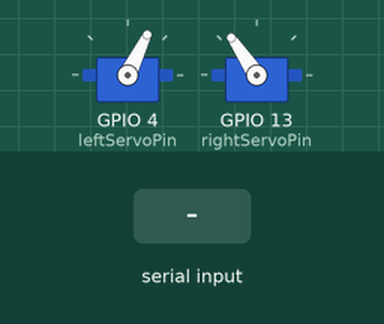
This sketch was run on a simulated ESP32. Shown: 2 × servo. The test bench sets the inputs (shaded band). Servo pulses on a pin are drawn as a servo (544–2400 µs = 0–180°); what the sketch prints to the serial monitor is not drawn.

Above: at 1.2 s.
1.3 s: "90,45\n" received over Serial
At 2.0 s:
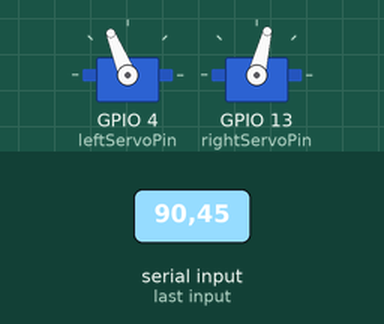
2.8 s: "90\n" received over Serial
At 3.2 s:
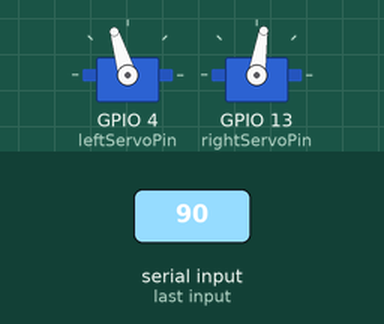
4.3 s: "30,150\n" received over Serial
At 5.5 s:
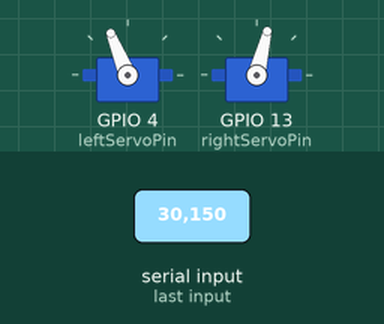
Timing chart, 0 to 7.3 s (numbered marks = the images above; inputs shaded):
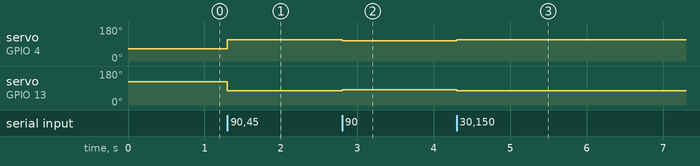

Measured:
- after the input at 1.3 s, servo on GPIO 4 (leftServoPin): 64° → 112° at once; servo on GPIO 13 (rightServoPin): 124° → 76° at once
- after the input at 2.8 s, servo on GPIO 4 (leftServoPin): 112° → 107° at once; servo on GPIO 13 (rightServoPin): 76° → 81° at once
- after the input at 4.3 s, servo on GPIO 4 (leftServoPin): 107° → 112° at once; servo on GPIO 13 (rightServoPin): 81° → 76° at once

The sketch:

HS2_SexRobotControllerFirmware.ino
```cpp
// HS2_SexRobotControllerFirmware v1.0
// Honey Select 2 Sex Robot Controller Firmware for the ESP32
// The open source sex robot is a variant (the micro-OSR2 model as some call it) of the OSR2+ by TempestVR @ https://www.patreon.com/tempestvr
// by hs2robotics - 11/2021

// ESP32 pin assignments for servos
#define leftServoPin 4
#define rightServoPin 13

// Servo zeros
// Change these to adjust arm positions
// (1500 = center)
#define leftServoZero 1450
#define rightServoZero 1575

// Servo frequency
#define servoFrequency 50

// Servo PWMs
#define leftServoPWM 0
#define rightServoPWM 2

// Servo Min/Max ledc offset values
#define ledcMinOffset -250
#define ledcMaxOffset 250

// Servo interval
#define servoInterval 1000000/servoFrequency

// Setup globals
long position = 0;
long positionOffset = 0;
String inputString = "";

// Setup function, runs once
void setup()
{
  // Start serial connection
  Serial.begin(115200);

  // Setup Servo PWM channels
  // Left Servo
  ledcSetup(leftServoPWM, servoFrequency, 16);
  ledcAttachPin(leftServoPin, leftServoPWM);
  // Right Servo
  ledcSetup(rightServoPWM, servoFrequency, 16);
  ledcAttachPin(rightServoPin, rightServoPWM);

  // Setup done
  Serial.println("Setup...");
}

// Loop runs continuously
void loop()
{
  // Read in serial and parse input value
  // Input values should be from 0 to 100 and followed by a '\n'
  while (Serial.available() > 0)
  {
    byte inputByte = Serial.read();
    if (inputByte == '\n')
    {
      position = inputString.toInt();

      inputString = "";
    }
    else if (isDigit(inputByte))
    {
      inputString += (char)inputByte;
    }
  }

  // Constrain position values to the 0 to 100 range
  if (position < 0)
  {
    position = 0;
  }
  else if (position > 100)
  {
    position = 100;
  }

  // Map the current position to the min and max ledc offset values
  positionOffset = map(position, 0, 100, ledcMinOffset, ledcMaxOffset);

  // Move the left and right servos to the desired position
  ledcWrite(leftServoPWM, map(leftServoZero + positionOffset, 0, servoInterval, 0, 65535));
  ledcWrite(rightServoPWM, map(rightServoZero - positionOffset, 0, servoInterval, 0, 65535));
}
```
